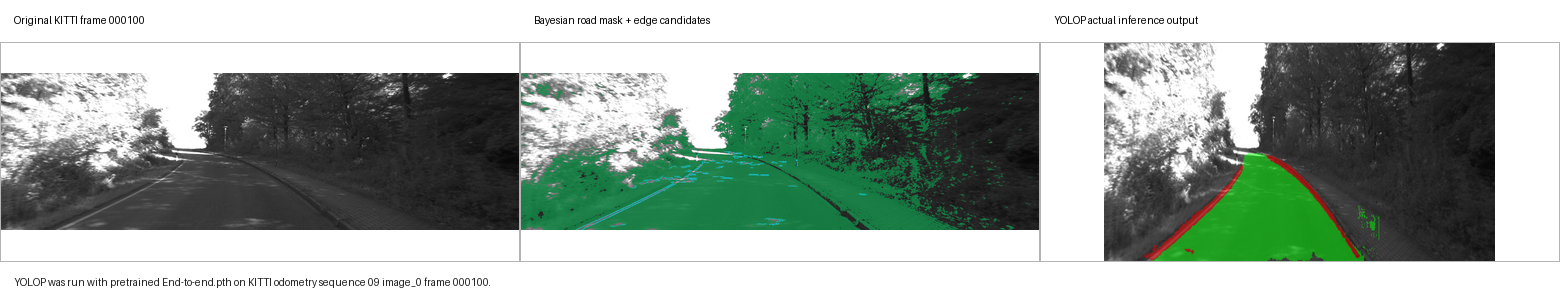
#> input picture outputs/sequence_09_solution/problem6_yolop_actual_comparison.png, 1560 x 300 px, given as the content of the folder dataset/sequences/09/image_0, which was not available
$ jupyter execute --allow-errors ClassAuto_BayesianClassifier_solution.ipynb   (text cells are left out)
#> lines starting #> are read from the running program, lines starting #| are printed output that depends on the picture; after the words box and inside, x2 and y2 are one past the last pixel; in counts of white or black regions, pixels touching at a corner belong together; pictures that were not available may be replaced by others from this repository, and a replacement may not be noted
[cell 1]
from pathlib import Path
import math
import numpy as np
import pandas as pd
from PIL import Image, ImageDraw, ImageFilter

try:
    import cv2
    HAS_CV2 = True
except Exception:
    HAS_CV2 = False

CANDIDATE_DATA_ROOTS = [Path("dataset"), Path(r"D:\자율이동체\dataset")]
DATA_ROOT = next((p for p in CANDIDATE_DATA_ROOTS if (p / "sequences" / "09" / "calib.txt").exists()), CANDIDATE_DATA_ROOTS[0])
SEQ = "09"
SEQ_DIR = DATA_ROOT / "sequences" / SEQ
IMG_DIR = SEQ_DIR / "image_0"
CALIB_PATH = SEQ_DIR / "calib.txt"
POSE_PATH = DATA_ROOT / "poses" / f"{SEQ}.txt"
OUT_DIR = Path("outputs") / "sequence_09_solution"
OUT_DIR.mkdir(parents=True, exist_ok=True)

print("DATA_ROOT:", DATA_ROOT.resolve())
print("CALIB:", CALIB_PATH.exists(), "POSE:", POSE_PATH.exists(), "cv2:", HAS_CV2)

[cell 2]
def list_frames(img_dir=IMG_DIR):
    return sorted(img_dir.glob("*.png"))

def read_calib(path=CALIB_PATH):
    calib = {}
    if not path.exists():
        raise FileNotFoundError(f"calib.txt not found: {path}")
    for line in path.read_text().splitlines():
        if not line.strip():
            continue
        key, values = line.split(":", 1)
        vals = np.array([float(v) for v in values.split()], dtype=float)
        if key.startswith("P"):
            calib[key] = vals.reshape(3, 4)
        elif key == "Tr":
            calib[key] = vals.reshape(3, 4)
    return calib

# [38 lines left out: functions read_poses, project_points, save_image, make_canvas_plot, not called in this run]

frames = list_frames()
#> (the rest of this cell did not finish here and is left out)

[cell 3]
xs = np.linspace(-6, 6, 9)
zs = np.array([8, 12, 18, 25, 35, 50])
points = np.array([[x, 1.6, z] for z in zs for x in xs], dtype=float)
#> (the rest of this cell did not finish here and is left out)

#> (a cell that did not finish here is left out)

[cell 5]
def get_trapezoid_mask(width, height, vp_y_rate=0.50, bottom_width_rate=0.90, top_width_rate=0.15):
    mask = np.zeros((height, width), dtype=np.uint8)
    vp_y = int(height * vp_y_rate)
    pts = np.array([
        [int(width * (0.5 - top_width_rate)), vp_y],
        [int(width * (0.5 + top_width_rate)), vp_y],
        [int(width * (0.5 + bottom_width_rate / 2)), height - 1],
        [int(width * (0.5 - bottom_width_rate / 2)), height - 1],
    ], dtype=np.int32)
    pil_mask = Image.fromarray(mask)
    ImageDraw.Draw(pil_mask).polygon([tuple(p) for p in pts], fill=1)
    return np.array(pil_mask, dtype=np.uint8)

def accumulate_histogram(img, mask):
    return np.bincount(img[mask > 0].flatten(), minlength=256).astype(float)

def classify_frame(img, road_p, bg_p, prior_road=0.5):
    eps = 1e-10
    log_road = np.log(road_p[img] + eps) + math.log(prior_road)
    log_bg = np.log(bg_p[img] + eps) + math.log(1 - prior_road)
    logit = log_road - log_bg
    prob = 1.0 / (1.0 + np.exp(-np.clip(logit, -15, 15)))
    return logit > 0, prob

def bayesian_masks(frames, max_frames=160, alpha=0.85, prior_road=0.5):
#> called with max_frames = 160, alpha = 0.85, prior_road = 0.5
    if not frames:
        return []
    sample = np.array(Image.open(frames[0]).convert("L"), dtype=np.uint8)
    h, w = sample.shape
#> h = 300; w = 1560
    road_roi = get_trapezoid_mask(w, h)
#> in get_trapezoid_mask, `pil_mask = Image.fromarray(mask)`: pil_mask: PIL image 1560x300 L; every value is 0
#> in get_trapezoid_mask, `ImageDraw.Draw(pil_mask).polygon([tuple(p) for p in pts], fill=1)`:
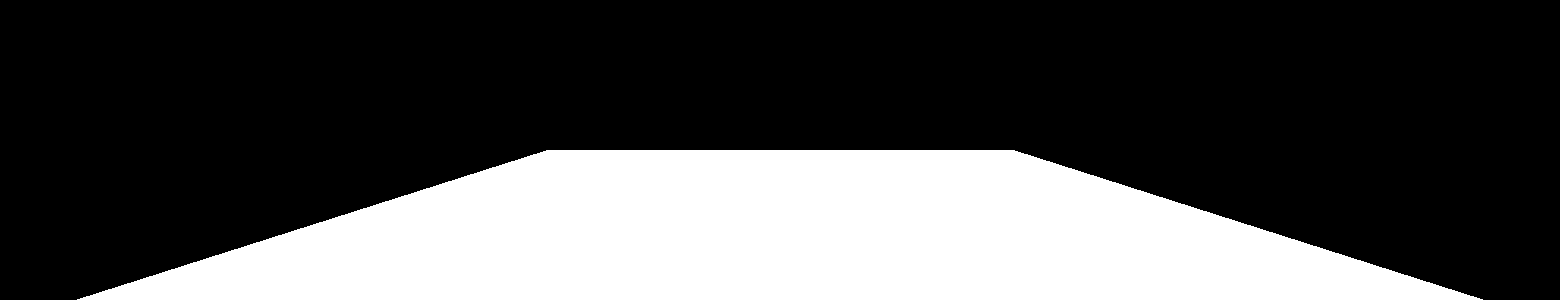
#> pil_mask: PIL image 1560x300 L; values 0 (black) and 1 (white), 30% white; 1 white region, box (x1, y1, x2, y2) and area: (77, 150, 1483, 300) 140625
    bg_roi = 1 - road_roi
    road_total = np.ones(256)
    bg_total = np.ones(256)
    results = []
    for idx, path in enumerate(frames[:max_frames]):
        img = np.array(Image.open(path).convert("L"), dtype=np.uint8)
        curr_road = accumulate_histogram(img, road_roi) + 1
#> curr_road = 256 values, max 78127 at index 255, min 1 at index 0, mean 550.3
        curr_bg = accumulate_histogram(img, bg_roi) + 1
#> curr_bg = 256 values, max 150469 at index 255, min 1 at index 0, mean 1279.8
        if idx == 0:
            road_total, bg_total = curr_road, curr_bg
#> road_total has the same summary as curr_road; bg_total has the same summary as curr_bg
        else:
            road_total = alpha * road_total + (1 - alpha) * curr_road
            bg_total = alpha * bg_total + (1 - alpha) * curr_bg
        road_p = road_total / road_total.sum()
#> road_p = 256 values, max 0.555 at index 255, min 7.1e-06 at index 0, mean 0.00391
        bg_p = bg_total / bg_total.sum()
#> bg_p = 256 values, max 0.459 at index 255, min 3.05e-06 at index 0, mean 0.00391
        mask, prob = classify_frame(img, road_p, bg_p, prior_road)
#> in classify_frame, `log_road = np.log(road_p[img] + eps) + math.log(prior_road)`:
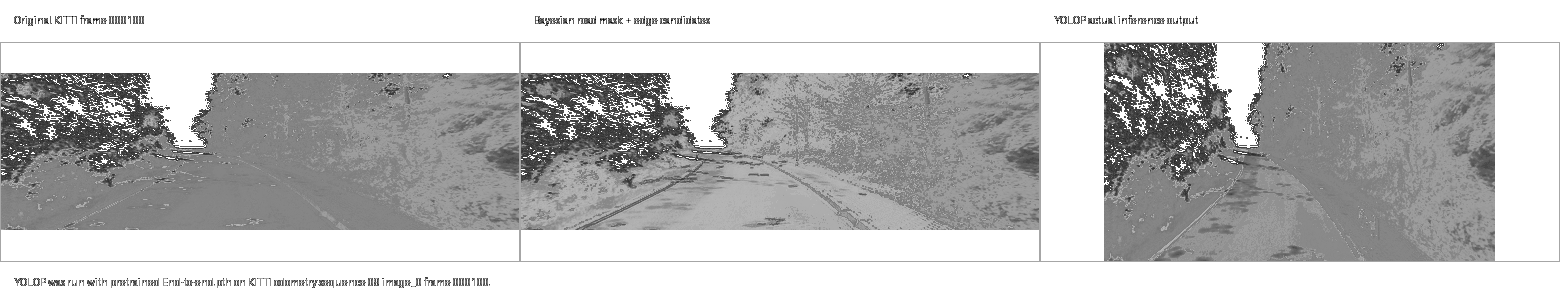
#> log_road: shape (300, 1560) float64; min -12.55, max -1.28, mean -4.07; drawn with min black and max white
#> in classify_frame, `log_bg = np.log(bg_p[img] + eps) + math.log(1 - prior_road)`:
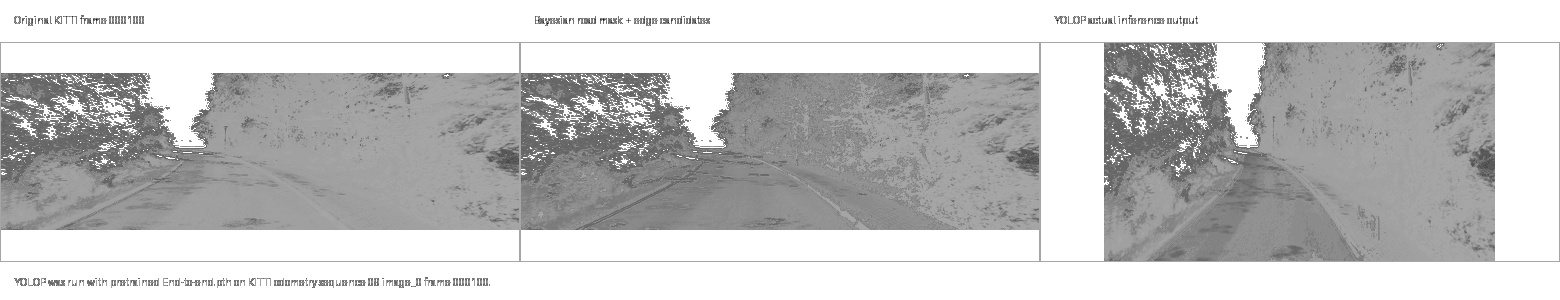
#> log_bg: shape (300, 1560) float64; min -12.7, max -1.47, mean -3.96; drawn with min black and max white
#> in classify_frame, `logit = log_road - log_bg`:
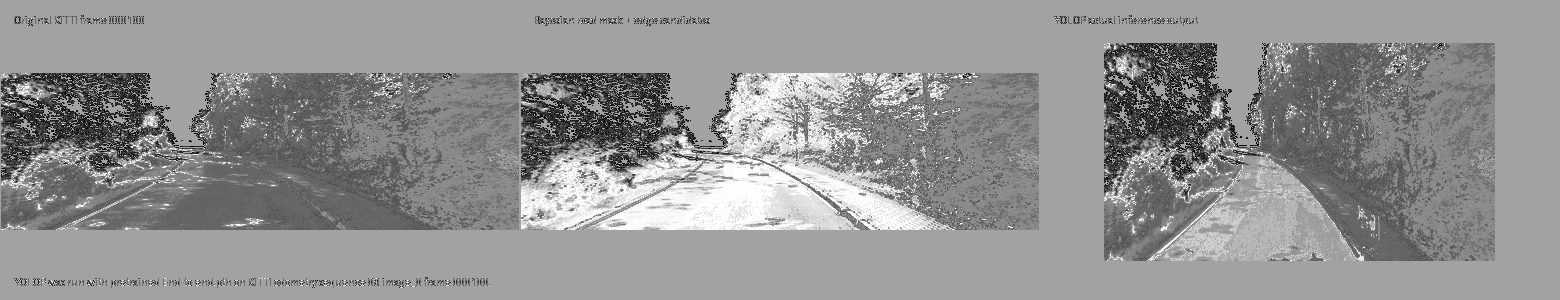
#> logit: shape (300, 1560) float64; min -2.87, max 1.94, mean -0.11; drawn with min black and max white
#> in classify_frame, `prob = 1.0 / (1.0 + np.exp(-np.clip(logit, -15, 15)))`:
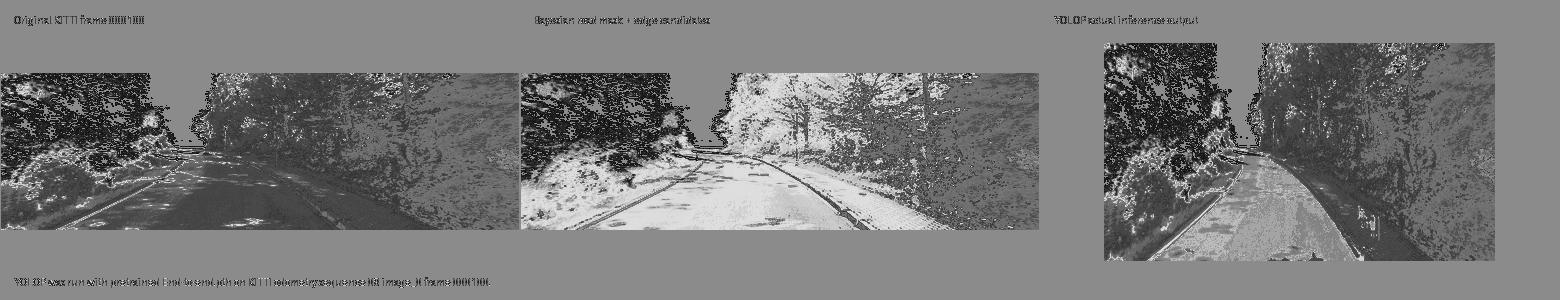
#> prob: shape (300, 1560) float64; min 0.0536, max 0.874, mean 0.478
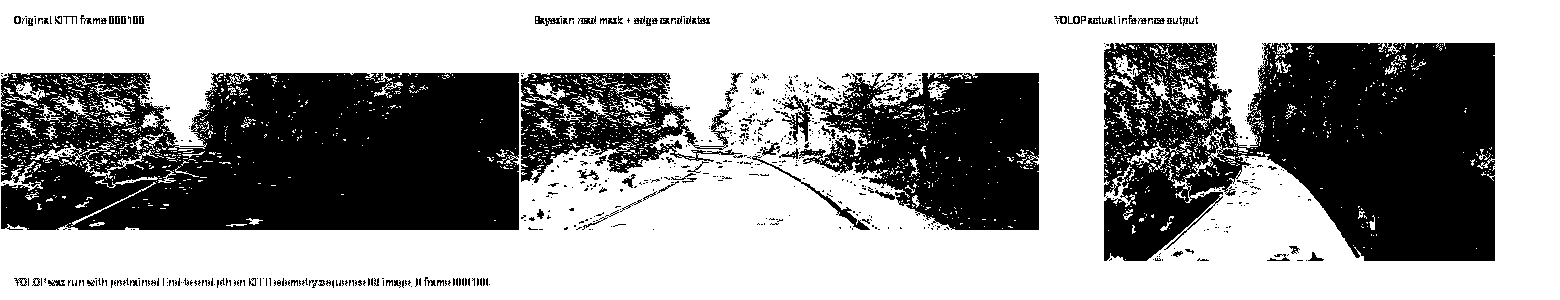
#> mask: shape (300, 1560) bool; 62% white; 759 black regions (669 under 20 px), largest, box (x1, y1, x2, y2) and area: (1, 73, 519, 230) 71226, (1104, 43, 1495, 261) 63323, (799, 73, 1039, 230) 24786
        results.append({"path": path, "img": img, "mask": mask, "prob": prob})
    return results

def lane_candidate_pixels(img, road_mask):
    edges = np.array(Image.fromarray(img).filter(ImageFilter.FIND_EDGES), dtype=np.uint8)
    h, w = img.shape
    lower_half = np.arange(h)[:, None] > int(h * 0.45)
    search = (road_mask > 0) & lower_half
    if not np.any(search):
        return np.zeros_like(img, dtype=bool)
    threshold = max(40, float(np.percentile(edges[search], 92)))
    candidates = search & (edges >= threshold)
    return candidates

results = bayesian_masks(frames, max_frames=160)
#> results = 1 item
#> `r = results[min(100, len(results) - 1)]`: r = 4 items
#> (the rest of this cell did not finish here and is left out)

#> in lane_candidate_pixels, `search = (road_mask > 0) & lower_half`:
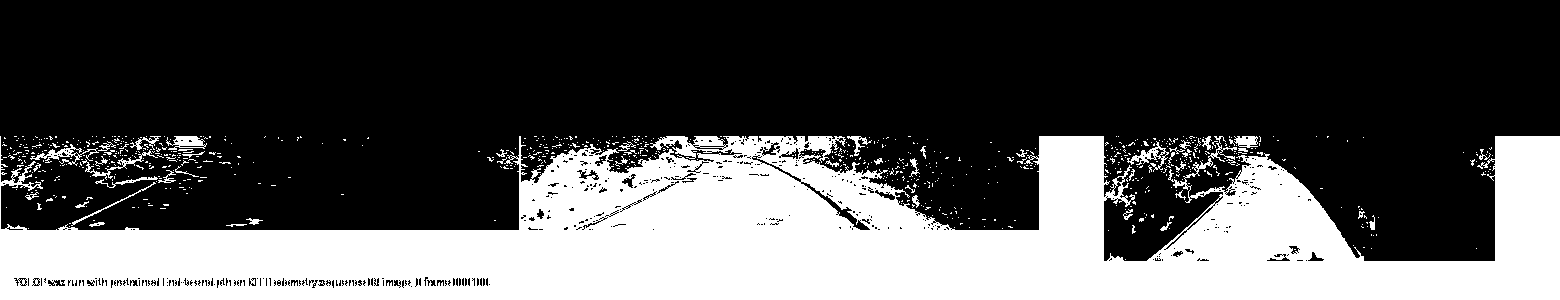
#> search: shape (300, 1560) bool; 33% white; 777 white regions (727 under 20 px), largest, box (x1, y1, x2, y2) and area: (0, 136, 1560, 300) 148454, (30, 144, 99, 166) 384, (1127, 141, 1169, 172) 350
#> in lane_candidate_pixels, `threshold = max(40, float(np.percentile(edges[search], 92)))`: threshold = 56
#> in lane_candidate_pixels, `candidates = search & (edges >= threshold)`:
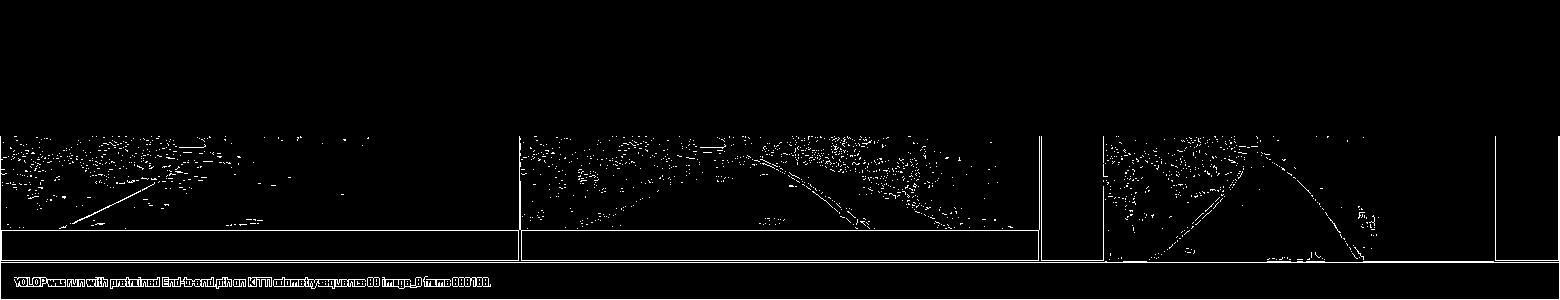
#> candidates: shape (300, 1560) bool; 2.7% white in thin lines or dots, all inside (x1, y1, x2, y2) = (0, 136, 1560, 300)
#> `overlay[r["mask"], 0] = 220`:
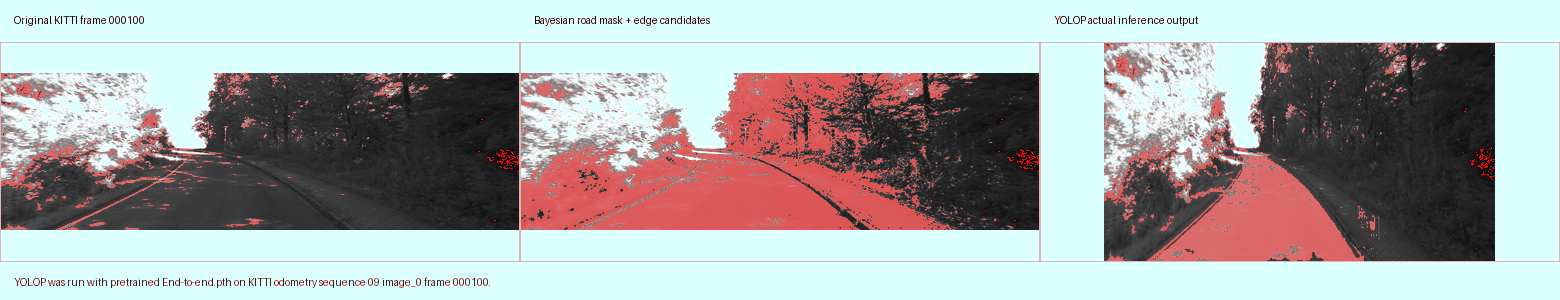
#> overlay: shape (300, 1560, 3); mean of channels 0, 1, 2 166.2, 167.6, 167.6; drawn as R, G, B
#> `overlay[candidates] = [0, 255, 255]`:
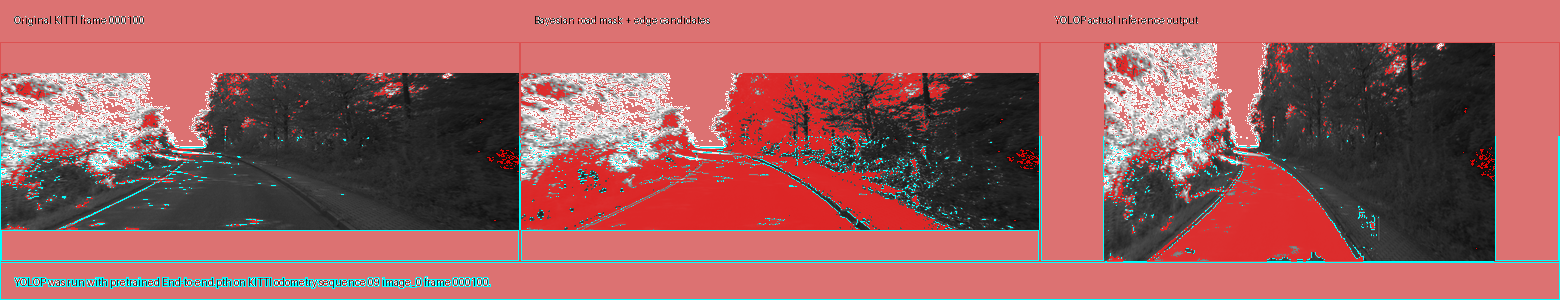
#> overlay: shape (300, 1560, 3); mean of channels 0, 1, 2 160.4, 95.6, 95.6; drawn as R, G, B

    base = Image.fromarray(r["img"]).convert("RGB")
    mask_img = Image.fromarray((r["mask"].astype(np.uint8) * 255)).convert("RGB")

    overlay = np.stack([r["img"], r["img"], r["img"]], axis=-1)
    overlay[r["mask"], 0] = 220
    overlay[r["mask"], 1:] = (overlay[r["mask"], 1:] * 0.45).astype(np.uint8)
    overlay[candidates] = [0, 255, 255]
    overlay_img = Image.fromarray(overlay)

    sheet = Image.new("RGB", (W * 3, H), "white")
    sheet.paste(base, (0, 0))
    sheet.paste(mask_img, (W, 0))
    sheet.paste(overlay_img, (W * 2, 0))
    save_image(sheet, "problem4_bayesian_lane_candidates.png")

    p4_summary = pd.DataFrame(
        [{
            "frame": r["path"].stem,
            "road_mask_ratio": float(np.mean(r["mask"])),
            "lane_candidate_pixel_ratio": float(np.mean(candidates)),
        }]
    )
    p4_summary
